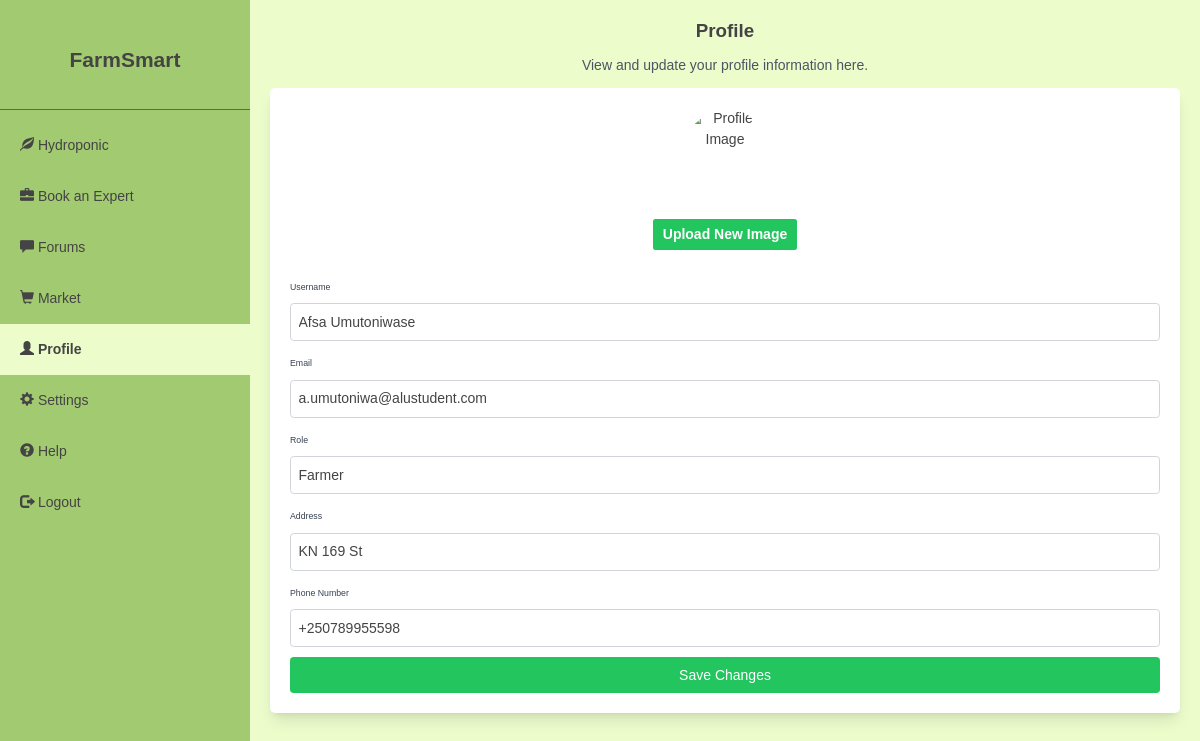
The app's page /profile (signed in), older data.
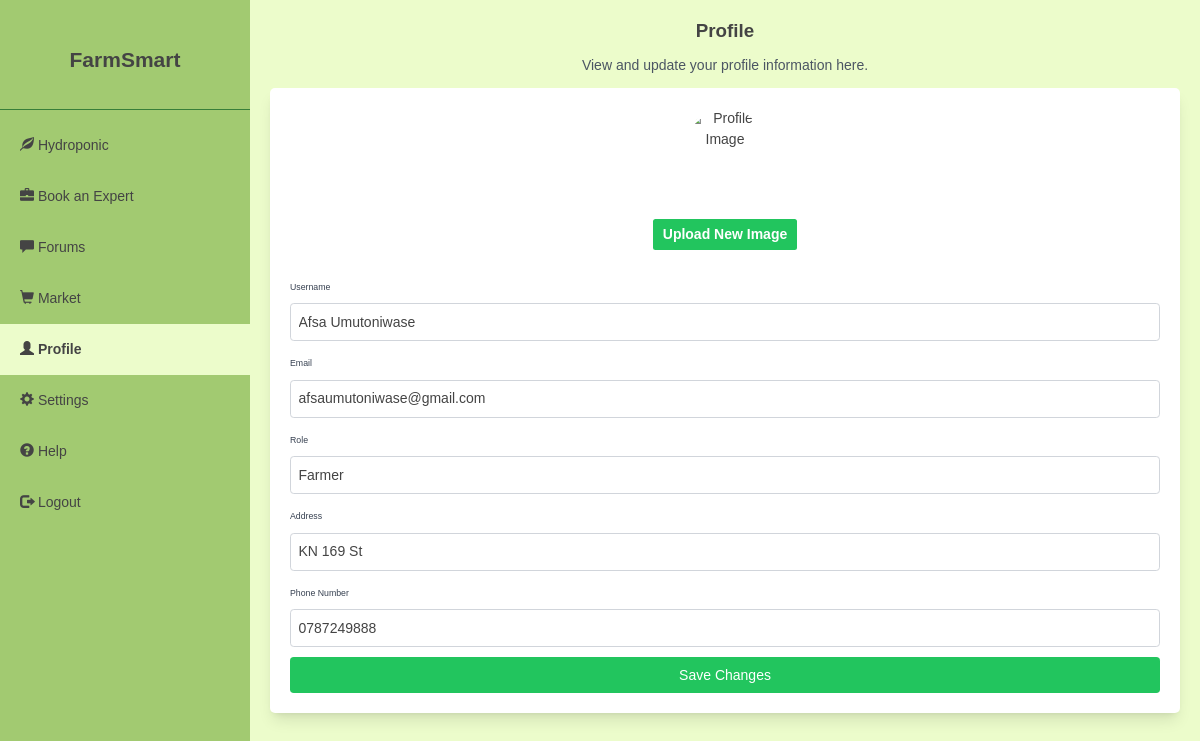
The same page, newer data.
### app.py (models this page shows, shortened)
class User(UserMixin, db.Model):
    id = db.Column(db.Integer, primary_key=True)
    username = db.Column(db.String(120), unique=True, nullable=False)
    email = db.Column(db.String(120), unique=True, nullable=False)
    password_hash = db.Column(db.String(128))
    role = db.Column(db.String(50))
    address = db.Column(db.String(200))
    phone = db.Column(db.String(20))
    profile_image_url = db.Column(db.String(200), nullable=True)
    profile_complete = db.Column(db.Boolean, default=False)

### app.py (the view, shortened to what this page needs)
@app.route('/profile', methods=['GET', 'POST'])
@login_required
def profile():
    return render_template('profile.html', user=current_user)

### app.py (called while the page is built)
@login_manager.user_loader
def load_user(user_id):
    return User.query.get(int(user_id))

### templates/profile.html (shortened to what this page needs)
{% extends 'base.html' %}
{% block content %}
    <div class="flex flex-col items-center text-center">
        <h1 class="text-3xl font-semibold mb-6">Profile</h1>
        <h4 class="text-gray-600 mb-6">View and update your profile information here.</h4>
    </div>
    <div class="bg-white shadow-lg rounded-lg p-8 space-y-8">
        <div class="text-center">
            <img src="{{ user.profile_image_url }}" alt="Profile Image" id="profileImage" class="w-32 h-32 rounded-full mx-auto object-cover mb-4">
            <br>
            <label for="profileImageInput" class="inline-block px-4 py-2 bg-green-500 text-white rounded cursor-pointer hover:bg-green-600">
                Upload New Image
            </label>
        </div>
        <form method="POST" action="{{ url_for('profile') }}" enctype="multipart/form-data" class="space-y-4">
            <div class="space-y-2">
                <label for="username" class="text-sm font-medium text-gray-700">Username</label>
                <input type="text" id="username" name="username" class="w-full p-3 border border-gray-300 rounded-md" value="{{ user.username }}" readonly>
            </div>
            <div class="space-y-2">
                <label for="email" class="text-sm font-medium text-gray-700">Email</label>
                <input type="email" id="email" name="email" class="w-full p-3 border border-gray-300 rounded-md" value="{{ user.email }}" readonly>
            </div>
            <div class="space-y-2">
                <label for="role" class="text-sm font-medium text-gray-700">Role</label>
                <input type="text" id="role" name="role" class="w-full p-3 border border-gray-300 rounded-md" value="{{ user.role }}" readonly>
            </div>
            <div class="space-y-2">
                <label for="address" class="text-sm font-medium text-gray-700">Address</label>
                <input type="text" id="address" name="address" class="w-full p-3 border border-gray-300 rounded-md" value="{{ user.address }}">
            </div>
            <div class="space-y-2">
                <label for="phone" class="text-sm font-medium text-gray-700">Phone Number</label>
                <input type="tel" id="phone" name="phone" class="w-full p-3 border border-gray-300 rounded-md" value="{{ user.phone }}">
            </div>
            <button type="submit" class="w-full py-3 bg-green-500 text-white rounded-md hover:bg-green-600 transition">Save Changes</button>
        </form>
    </div>
{% endblock %}

Row changes from the older to the newer data that the page shows:
changed User "Afsa Umutoniwase": email "a.umutoniwa@alustudent.com" → "afsaumutoniwase@gmail.com"; phone "+250789955598" → "0787249888"
